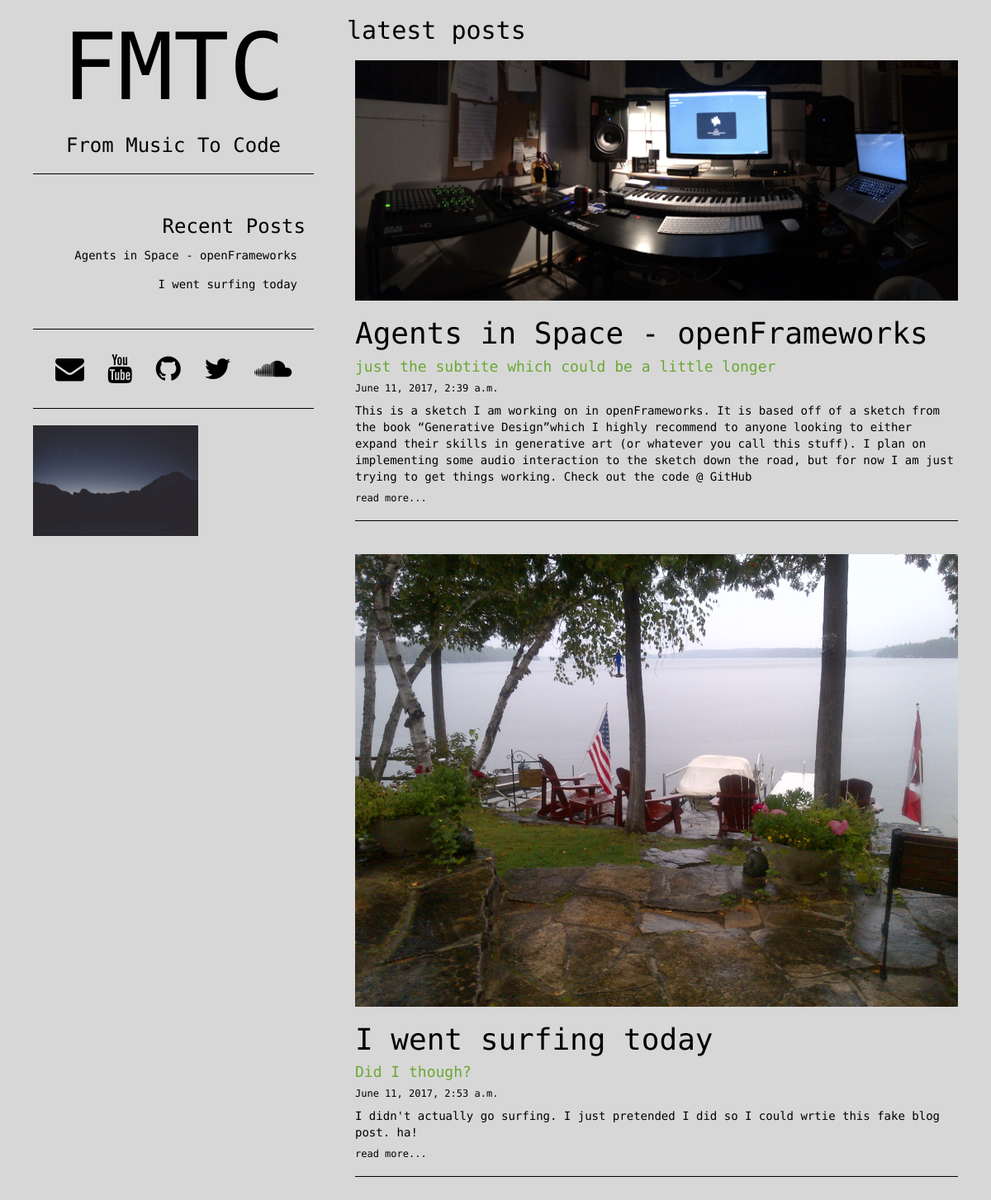
The page / on the database its author committed.
### posts/models.py (models this page shows, shortened)
class Post(models.Model):
    title = models.CharField(max_length=250)
    sub_title = models.CharField(max_length=500)
    pub_date = models.DateTimeField()
    image = models.ImageField(upload_to='media/')
    thumbnail = models.ImageField(upload_to='media/')
    body = models.TextField()
    github = models.URLField(max_length=250, default='https://github.com/scottc11')

### posts/views.py (the view)
# urls.py: url(r'^$', views.home, name='home'),
def home(request):
    posts = Post.objects.order_by('pub_date')
    recent_posts = Post.objects.all()
    context = { 'posts': posts, 'recent_posts': recent_posts }
    return render(request, 'posts/home.html', context)

### posts/templates/posts/home.html
{% extends 'posts/base.html' %}
{% load static %}
{% block styles %}
  <link rel="stylesheet" type="text/css" href="{% static "posts/css/posts.css" %}">
{% endblock %}
{% block content %}
  <h2>latest posts</h2>
  {% for post in posts.all %}
    <div class="post-container">
      <div class="post-thumbnail">
        <a href="{% url 'post_detail' post.id %}"><img src="{{ post.image.url }}" alt=""></a>
      </div>
      <a href="{% url 'post_detail' post.id %}"><h1 class="post-title">{{post.title}}</h1></a>
      <h4 class="post-sub-title color-accent-orange">{{post.sub_title}}</h4>
      <h6>{{post.pub_date}}</h6>
      <div class="post-body">
        <p>{{post.body}}</p>
      </div>
      <h6><a href="{% url 'post_detail' post.id %}">read more...</a></h6>
      <hr class="black-hr">
    </div>
  {% endfor %}
{% endblock %}

### posts/templates/posts/base.html (shortened to what this page needs)
{% load static %}
<html lang="en">
  <head>
    <link href="{% static 'frameworks/bootstrap-3.3.7/css/bootstrap.min.css' %}" rel="stylesheet">
    <link rel="stylesheet" href="{% static "frameworks/font-awesome-4.7.02/css/font-awesome.min.css" %}">
    <link rel="stylesheet" type="text/css" href="{% static "posts/css/global.css" %}">
    <link rel="stylesheet" type="text/css" href="{% static "sidebar/css/sidebar.css" %}">
    {% block styles %}
    {% endblock %}
  </head>
  <body>
      <div class="content container">
          <div class="row">
            <div id="sidebar">
              <div class="col-xs-12 col-sm-4">
                {% include 'sidebar/sidebar.html' %}
              </div>
            </div>
            <div class="col-xs-12 col-sm-8 home-container">
              {% block content %}
              {% endblock %}
            </div>
          </div>
      </div>
  </body>
</html>

### sidebar/templates/sidebar/sidebar.html
{% load static %}
<div class="side-bar">
  <div class="site-heading-container">
    <h1 class="site-heading"><a href="{% url 'home' %}">FMTC</a></h1>
    <h3 class="">From Music To Code</h3>
  </div>
  <hr class="black-hr">
  <div class="recent-posts-container">
    <h3>Recent Posts</h3>
    {% for post in recent_posts %}
      <a href="{% url 'post_detail' post.id %}"><h5 class="recent-posts-title">{{post.title}}</h5></a>
    {% endfor %}
  </div>
  <hr class="black-hr">
  <div class="author-info">
    <div class="icons-container">
      <ul>
        <li id="email">
          <a href=""><span class="fa fa-envelope"></span></a>
        </li>
        <li id="youtube">
          <a href="https://www.youtube.com/channel/UCYqJ-EtqO6gVCPh4aDpckRA" target="_blank"><span class="fa fa-youtube"></span></a>
        </li>
        <li id="github">
          <a href="https://github.com/scottc11" target="_blank"><span class="fa fa-github"></span></a>
        </li>
        <li id="twitter">
          <a href="https://twitter.com/Scott_Camp" target="_blank"><span class="fa fa-twitter"></span></a>
        </li>
        <li id="soundcloud">
          <a href="https://soundcloud.com/scottcamp" target="_blank"><span class="fa fa-soundcloud"></span></a>
        </li>
      </ul>
    </div>
  </div>
  <hr class="black-hr">
  <img class="stars" src="{% static 'images/mountains_bg_aleks-dahlberg.jpg' %}" alt="">
</div>

### posts/static/posts/css/global.css (style rules this page uses)
body { background-color: rgb(215, 215, 215); background-size: cover; background-repeat: no-repeat; background-position: center; background-attachment: fixed; color: black; font-family: 'Source Code Pro', monaco, monospace; }
a { color: black; }
.stars { width: 200px; }
.black-hr { border-color: black; }
.color-accent-orange { color: #6BA833; }

### sidebar/static/sidebar/css/sidebar.css (style rules this page uses)
.side-bar { padding: 10px; }
.site-heading-container { text-align: center; }
.site-heading { font-size: 8em; margin: 10px 0 10px 0; font-family: 'Roboto Mono', monospace; }
.site-heading a { color: black; }
.icons-container { margin-top: 20px; }
.icons-container ul { list-style: none; padding: 0; text-align: center; }
.icons-container ul li { display: inline-block; font-size: 2.5em; padding: 5px; margin: 5px; }
.icons-container ul li a { color: black; }
.recent-posts-container { text-align: right; padding: 10px; }
.recent-posts-title { padding-top: 5px; padding-bottom: 5px; padding-right: 10px; color: black; }

### posts/static/posts/css/posts.css (style rules this page uses)
.post-container { padding: 10px; }
.post-thumbnail img { max-width: 100%; }

### rows shown on the page
Post: title "Agents in Space - openFrameworks", image (picture), sub_title "just the subtite which could be a little longer", pub_date "June 11, 2017, 2:39 a.m.", body "This is a sketch I am working on in openFrameworks. It is based off of a sketch from the book “Generative Design”which I highly recommend to anyone looking to either expand their skills in generative art (or whatever you call this stuff). I plan on implementing some audio interaction to the sketch down the road, but for now I am just trying to get things working. Check out the code @ GitHub"
Post: title "I went surfing today", image (picture), sub_title "Did I though?", pub_date "June 11, 2017, 2:53 a.m.", body "I didn't actually go surfing. I just pretended I did so I could wrtie this fake blog post. ha!"
